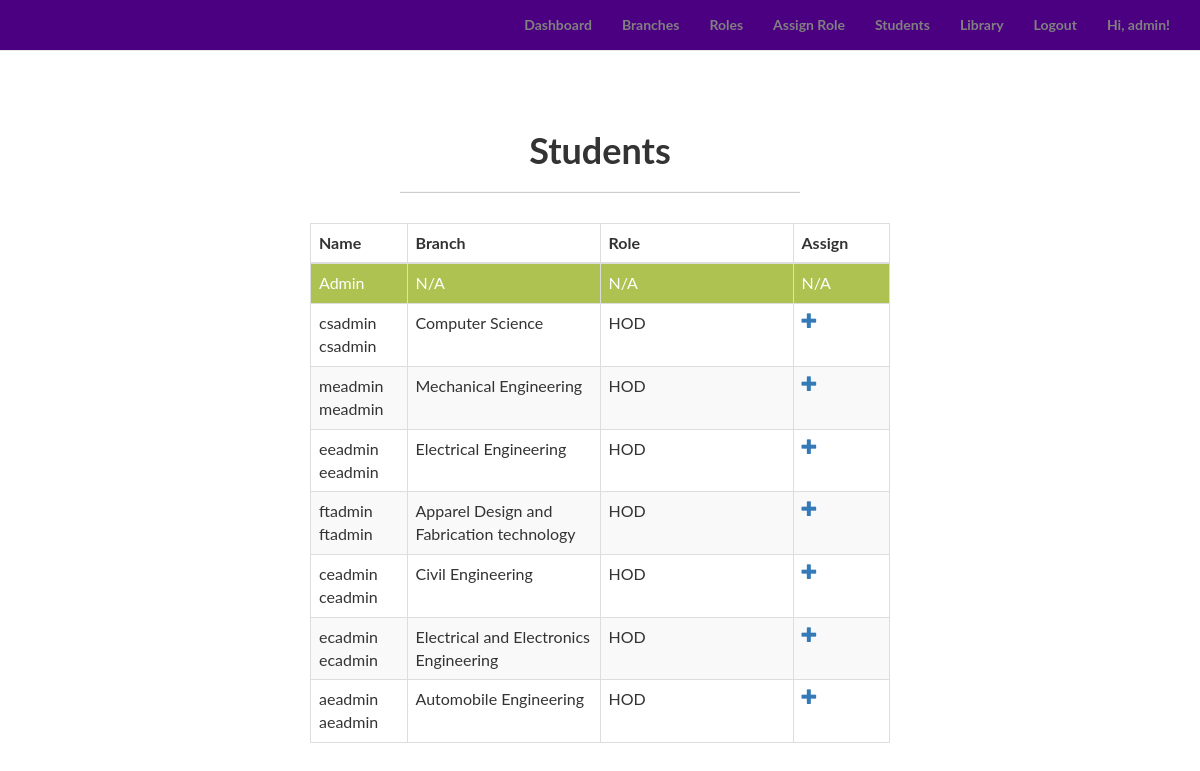
The page /admin/students (signed in) on the database its author committed.
### app/models.py (models this page shows, shortened)
class Student(UserMixin, db.Model):
	__tablename__ = 'students'
	id = db.Column(db.Integer, primary_key=True)
	email = db.Column(db.String(60), index=True, unique=True)
	username = db.Column(db.String(60), index=True, unique=True)
	first_name = db.Column(db.String(60), index=True)
	last_name = db.Column(db.String(60), index=True)
	password_hash = db.Column(db.String(128))
	branch_id = db.Column(db.Integer, db.ForeignKey('branches.id'))
	role_id = db.Column(db.Integer, db.ForeignKey('roles.id'))
	is_admin = db.Column(db.Boolean, default=False)
	@property
	def password(self):
		raise AttributeError('password is not a readable attribute.')

class Branch(db.Model):
	__tablename__ = 'branches'
	id = db.Column(db.Integer, primary_key=True)
	name = db.Column(db.String(60), unique=True)
	code = db.Column(db.String(200))
	students = db.relationship('Student', backref='branch', lazy='dynamic')
	students2 = db.relationship('Student2')

class Role(db.Model):
	__tablename__ = 'roles'
	id = db.Column(db.Integer, primary_key=True)
	name = db.Column(db.String(60), unique=True)
	description = db.Column(db.String(200))
	students = db.relationship('Student', backref='role', lazy='dynamic')

### app/admin/views.py (the view)
@admin.route('/students')
@login_required
def list_students():
	check_admin()
	students = Student.query.all()
	return render_template('admin/students/students.html', students=students, title="Students")

### app/admin/views.py (called while the page is built)
def check_admin():
	if not current_user.is_admin:
		abort(403)

### app/models.py (called while the page is built)
@login_manager.user_loader
def load_user(user_id):
	return Student.query.get(int(user_id))

### app/templates/admin/students/students.html (shortened to what this page needs)
{% import "bootstrap/utils.html" as utils %}
{% extends "base.html" %}
{% block body %}
<div class="content-section">
  <div class="outer">
    <div class="middle">
      <div class="inner">
        <br/>
        <br/>
        <h1 style="text-align:center;">Students</h1>
        {% if students %}
          <hr class="intro-divider">
          <div class="center">
            <table class="table table-striped table-bordered">
              <thead>
                <tr>
                  <th width="15%"> Name </th>
                  <th width="30%"> Branch </th>
                  <th width="30%"> Role </th>
                  <th width="15%"> Assign </th>
                </tr>
              </thead>
              <tbody>
              {% for student in students %}
                {% if student.is_admin %}
                    <tr style="background-color: #aec251; color: white;">
                        <td>  Admin </td>
                        <td> N/A </td>
                        <td> N/A </td>
                        <td> N/A </td>
                    </tr>
                {% else %}
                    <tr>
                      <td> {{ student.first_name }} {{ student.last_name }} </td>
                      <td>
                        {% if student.branch %}
                          {{ student.branch.name }}
                        {% else %}
                          -
                        {% endif %}
                      </td>
                      <td>
                        {% if student.role %}
                          {{ student.role.name }}
                        {% else %}
                          -
                        {% endif %}
                      </td>
                      <td>
                        <a href="{{ url_for('admin.assign_student', id=student.id) }}">
<i class="glyphicon glyphicon-plus text-primary"></i>
</a>
                      </td>
                    </tr>
                {% endif %}
              {% endfor %}
              </tbody>
            </table>
          </div>
        {% endif %}
        </div>
      </div>
    </div>
  </div>
{% endblock %}

### app/templates/base.html (shortened to what this page needs)
<html lang="en">
<head>
    <link href="https://maxcdn.bootstrapcdn.com/bootstrap/3.3.7/css/bootstrap.min.css" rel="stylesheet">
    <link href="{{ url_for('static', filename='css/style.css') }}" rel="stylesheet">
</head>
<body class="bg-light">
    <nav class="navbar navbar-default navbar-fixed-top topnav" role="navigation" style="background-color:#4B0082;">
        <div class="container topnav">
              <ul class="nav navbar-nav navbar-right">
{% if current_user.is_authenticated %}
      {% if current_user.is_admin %}
        <li><a href="{{ url_for('home.admin_dashboard') }}"><font-color="#ffffff">Dashboard</font></a></li>
        <li><a href="{{ url_for('admin.list_branches') }}">Branches</a></li>
        <li><a href="{{ url_for('admin.list_roles') }}">Roles</a></li>
        <li><a href="{{ url_for('admin.list_students') }}">Assign Role</a></li>
        <li><a href="{{ url_for('admin.list_students2') }}">Students</a></li>
        <li><a href="{{ url_for('admin.list_libraries') }}">Library</a></li>
      {% else %}
        <li><a href="{{ url_for('admin.branch_stud') }}">Dashboard</a></li>
      {% endif %}
      <li><a href="{{ url_for('auth.logout') }}">Logout</a></li>
      <li><a>  Hi, {{ current_user.username }}!</a></li>
    {% else %}
      <li><a href="{{ url_for('home.homepage') }}">Home</a></li>
      <li><a href="{{ url_for('auth.register') }}">Register</a></li>
      <li><a href="{{ url_for('auth.login') }}">Login</a></li>
    {% endif %}
</ul>
          </div>
    </nav>
    {% block body %}{% endblock %}
      <div class="push"></div>
</body>
</html>

### app/static/css/style.css (style rules this page uses)
body, html { width: 100%; height: 100%; }
body, h1, h2, h3, h4 { font-family: "Lato", "Helvetica Neue", Helvetica, Arial, sans-serif; font-weight: 700; #background-color: #ffffff; #color: gray; }
a, .navbar-default .navbar-brand, .navbar-default .navbar-nav>li>a { color: gray; }
.center { margin: auto; width: 50%; padding: 10px; }
.content-section { padding: 50px 0; border-top: 1px solid #e7e7e7; }
.footer, .push { clear: both; height: 4em; }
.intro-divider { width: 400px; border-top: 1px solid #f8f8f8; border-bottom: 1px solid rgba(0,0,0,0.2); }
.topnav { font-size: 14px; }
.outer { display: table; position: absolute; height: 70%; width: 100%; }
.middle { display: table-cell; vertical-align: middle; }
.inner { margin-left: auto; margin-right: auto; }

### rows shown on the page
Student: username "admin", is_admin "Admin"
Student: first_name "csadmin", last_name "csadmin", branch.name "Computer Science", role.name "HOD"
Student: first_name "meadmin", last_name "meadmin", branch.name "Mechanical Engineering", role.name "HOD"
Student: first_name "eeadmin", last_name "eeadmin", branch.name "Electrical Engineering", role.name "HOD"
Student: first_name "ftadmin", last_name "ftadmin", branch.name "Apparel Design and Fabrication technology", role.name "HOD"
Student: first_name "ceadmin", last_name "ceadmin", branch.name "Civil Engineering", role.name "HOD"
Student: first_name "ecadmin", last_name "ecadmin", branch.name "Electrical and Electronics Engineering", role.name "HOD"
Student: first_name "aeadmin", last_name "aeadmin", branch.name "Automobile Engineering", role.name "HOD"
